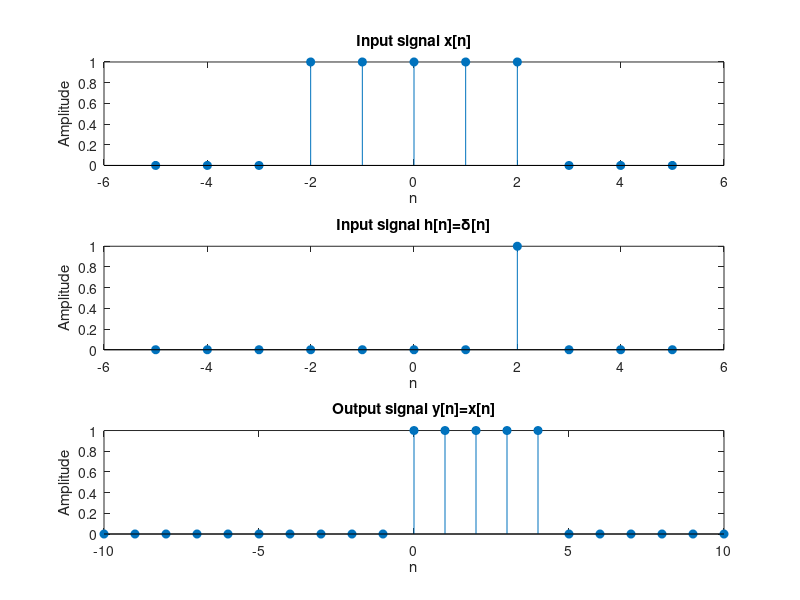

The MATLAB script that drew this image:
%To prove the property of linear convolution
clc
clear all
close all
%Define the input x[n]
nx=-5:5; %range of the input signal
x=[zeros(1,3),ones(1,5),zeros(1,3)];
%Define the input h[n]
nh=-5:5; % range of impulse response
h=(nh==2);
%Define the output signal
ny=nx(1)+nh(1):nx(end)+nh(end); % range of the output signal
y=conv(x,h);
%Plotting the input and output signal
subplot(3,1,1),stem(nx,x,'filled'),
xlabel('n'),ylabel('Amplitude'),title('Input signal x[n]')
subplot(3,1,2),stem(nh,h,'filled')
xlabel('n'),ylabel('Amplitude'),title('Input signal h[n]=\delta[n]')
subplot(3,1,3),stem(ny,y,'filled')
xlabel('n'),ylabel('Amplitude'),title('Output signal y[n]=x[n]')
